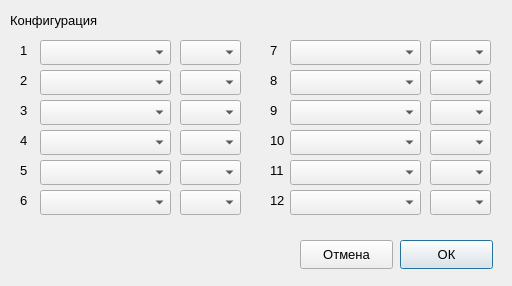
<?xml version="1.0" encoding="UTF-8"?>
<ui version="4.0">
 <class>settingButtonsWindow</class>
 <widget class="QDialog" name="settingButtonsWindow">
  <property name="geometry">
   <rect>
    <x>0</x>
    <y>0</y>
    <width>512</width>
    <height>286</height>
   </rect>
  </property>
  <property name="windowTitle">
   <string>Настройка кнопок пульта оператора</string>
  </property>
  <widget class="QLabel" name="label">
   <property name="geometry">
    <rect>
     <x>10</x>
     <y>10</y>
     <width>121</width>
     <height>20</height>
    </rect>
   </property>
   <property name="font">
    <font>
     <pointsize>10</pointsize>
    </font>
   </property>
   <property name="text">
    <string>Конфигурация</string>
   </property>
  </widget>
  <widget class="QLabel" name="label_2">
   <property name="geometry">
    <rect>
     <x>20</x>
     <y>40</y>
     <width>16</width>
     <height>20</height>
    </rect>
   </property>
   <property name="font">
    <font>
     <pointsize>10</pointsize>
    </font>
   </property>
   <property name="text">
    <string>1</string>
   </property>
  </widget>
  <widget class="QLabel" name="label_3">
   <property name="geometry">
    <rect>
     <x>20</x>
     <y>70</y>
     <width>16</width>
     <height>20</height>
    </rect>
   </property>
   <property name="font">
    <font>
     <pointsize>10</pointsize>
    </font>
   </property>
   <property name="text">
    <string>2</string>
   </property>
  </widget>
  <widget class="QLabel" name="label_4">
   <property name="geometry">
    <rect>
     <x>20</x>
     <y>100</y>
     <width>16</width>
     <height>20</height>
    </rect>
   </property>
   <property name="font">
    <font>
     <pointsize>10</pointsize>
    </font>
   </property>
   <property name="text">
    <string>3</string>
   </property>
  </widget>
  <widget class="QLabel" name="label_6">
   <property name="geometry">
    <rect>
     <x>20</x>
     <y>160</y>
     <width>16</width>
     <height>20</height>
    </rect>
   </property>
   <property name="font">
    <font>
     <pointsize>10</pointsize>
    </font>
   </property>
   <property name="text">
    <string>5</string>
   </property>
  </widget>
  <widget class="QLabel" name="label_7">
   <property name="geometry">
    <rect>
     <x>20</x>
     <y>130</y>
     <width>16</width>
     <height>20</height>
    </rect>
   </property>
   <property name="font">
    <font>
     <pointsize>10</pointsize>
    </font>
   </property>
   <property name="text">
    <string>4</string>
   </property>
  </widget>
  <widget class="QLabel" name="label_8">
   <property name="geometry">
    <rect>
     <x>270</x>
     <y>130</y>
     <width>16</width>
     <height>20</height>
    </rect>
   </property>
   <property name="font">
    <font>
     <pointsize>10</pointsize>
    </font>
   </property>
   <property name="text">
    <string>10</string>
   </property>
  </widget>
  <widget class="QLabel" name="label_10">
   <property name="geometry">
    <rect>
     <x>270</x>
     <y>70</y>
     <width>16</width>
     <height>20</height>
    </rect>
   </property>
   <property name="font">
    <font>
     <pointsize>10</pointsize>
    </font>
   </property>
   <property name="text">
    <string>8</string>
   </property>
  </widget>
  <widget class="QLabel" name="label_11">
   <property name="geometry">
    <rect>
     <x>270</x>
     <y>100</y>
     <width>16</width>
     <height>20</height>
    </rect>
   </property>
   <property name="font">
    <font>
     <pointsize>10</pointsize>
    </font>
   </property>
   <property name="text">
    <string>9</string>
   </property>
  </widget>
  <widget class="QLabel" name="label_12">
   <property name="geometry">
    <rect>
     <x>270</x>
     <y>40</y>
     <width>16</width>
     <height>20</height>
    </rect>
   </property>
   <property name="font">
    <font>
     <pointsize>10</pointsize>
    </font>
   </property>
   <property name="text">
    <string>7</string>
   </property>
  </widget>
  <widget class="QLabel" name="label_13">
   <property name="geometry">
    <rect>
     <x>270</x>
     <y>160</y>
     <width>16</width>
     <height>20</height>
    </rect>
   </property>
   <property name="font">
    <font>
     <pointsize>10</pointsize>
    </font>
   </property>
   <property name="text">
    <string>11</string>
   </property>
  </widget>
  <widget class="QComboBox" name="comboBox">
   <property name="geometry">
    <rect>
     <x>40</x>
     <y>40</y>
     <width>131</width>
     <height>25</height>
    </rect>
   </property>
  </widget>
  <widget class="QComboBox" name="comboBox_2">
   <property name="geometry">
    <rect>
     <x>180</x>
     <y>40</y>
     <width>61</width>
     <height>25</height>
    </rect>
   </property>
  </widget>
  <widget class="QLabel" name="label_9">
   <property name="geometry">
    <rect>
     <x>20</x>
     <y>190</y>
     <width>16</width>
     <height>20</height>
    </rect>
   </property>
   <property name="font">
    <font>
     <pointsize>10</pointsize>
    </font>
   </property>
   <property name="text">
    <string>6</string>
   </property>
  </widget>
  <widget class="QLabel" name="label_14">
   <property name="geometry">
    <rect>
     <x>270</x>
     <y>190</y>
     <width>16</width>
     <height>20</height>
    </rect>
   </property>
   <property name="font">
    <font>
     <pointsize>10</pointsize>
    </font>
   </property>
   <property name="text">
    <string>12</string>
   </property>
  </widget>
  <widget class="QPushButton" name="pushButton">
   <property name="geometry">
    <rect>
     <x>400</x>
     <y>240</y>
     <width>93</width>
     <height>29</height>
    </rect>
   </property>
   <property name="font">
    <font>
     <pointsize>10</pointsize>
    </font>
   </property>
   <property name="text">
    <string>ОК</string>
   </property>
  </widget>
  <widget class="QPushButton" name="close">
   <property name="geometry">
    <rect>
     <x>300</x>
     <y>240</y>
     <width>93</width>
     <height>29</height>
    </rect>
   </property>
   <property name="font">
    <font>
     <pointsize>10</pointsize>
    </font>
   </property>
   <property name="text">
    <string>Отмена</string>
   </property>
  </widget>
  <widget class="QComboBox" name="comboBox_3">
   <property name="geometry">
    <rect>
     <x>180</x>
     <y>70</y>
     <width>61</width>
     <height>25</height>
    </rect>
   </property>
  </widget>
  <widget class="QComboBox" name="comboBox_4">
   <property name="geometry">
    <rect>
     <x>40</x>
     <y>70</y>
     <width>131</width>
     <height>25</height>
    </rect>
   </property>
  </widget>
  <widget class="QComboBox" name="comboBox_5">
   <property name="geometry">
    <rect>
     <x>40</x>
     <y>130</y>
     <width>131</width>
     <height>25</height>
    </rect>
   </property>
  </widget>
  <widget class="QComboBox" name="comboBox_6">
   <property name="geometry">
    <rect>
     <x>40</x>
     <y>100</y>
     <width>131</width>
     <height>25</height>
    </rect>
   </property>
  </widget>
  <widget class="QComboBox" name="comboBox_7">
   <property name="geometry">
    <rect>
     <x>180</x>
     <y>130</y>
     <width>61</width>
     <height>25</height>
    </rect>
   </property>
  </widget>
  <widget class="QComboBox" name="comboBox_8">
   <property name="geometry">
    <rect>
     <x>180</x>
     <y>100</y>
     <width>61</width>
     <height>25</height>
    </rect>
   </property>
  </widget>
  <widget class="QComboBox" name="comboBox_10">
   <property name="geometry">
    <rect>
     <x>40</x>
     <y>160</y>
     <width>131</width>
     <height>25</height>
    </rect>
   </property>
  </widget>
  <widget class="QComboBox" name="comboBox_11">
   <property name="geometry">
    <rect>
     <x>40</x>
     <y>190</y>
     <width>131</width>
     <height>25</height>
    </rect>
   </property>
  </widget>
  <widget class="QComboBox" name="comboBox_12">
   <property name="geometry">
    <rect>
     <x>180</x>
     <y>190</y>
     <width>61</width>
     <height>25</height>
    </rect>
   </property>
  </widget>
  <widget class="QComboBox" name="comboBox_25">
   <property name="geometry">
    <rect>
     <x>180</x>
     <y>160</y>
     <width>61</width>
     <height>25</height>
    </rect>
   </property>
  </widget>
  <widget class="QComboBox" name="comboBox_28">
   <property name="geometry">
    <rect>
     <x>430</x>
     <y>160</y>
     <width>61</width>
     <height>25</height>
    </rect>
   </property>
  </widget>
  <widget class="QComboBox" name="comboBox_9">
   <property name="geometry">
    <rect>
     <x>290</x>
     <y>40</y>
     <width>131</width>
     <height>25</height>
    </rect>
   </property>
  </widget>
  <widget class="QComboBox" name="comboBox_13">
   <property name="geometry">
    <rect>
     <x>430</x>
     <y>100</y>
     <width>61</width>
     <height>25</height>
    </rect>
   </property>
  </widget>
  <widget class="QComboBox" name="comboBox_14">
   <property name="geometry">
    <rect>
     <x>290</x>
     <y>190</y>
     <width>131</width>
     <height>25</height>
    </rect>
   </property>
  </widget>
  <widget class="QComboBox" name="comboBox_15">
   <property name="geometry">
    <rect>
     <x>430</x>
     <y>190</y>
     <width>61</width>
     <height>25</height>
    </rect>
   </property>
  </widget>
  <widget class="QComboBox" name="comboBox_16">
   <property name="geometry">
    <rect>
     <x>290</x>
     <y>70</y>
     <width>131</width>
     <height>25</height>
    </rect>
   </property>
  </widget>
  <widget class="QComboBox" name="comboBox_17">
   <property name="geometry">
    <rect>
     <x>430</x>
     <y>70</y>
     <width>61</width>
     <height>25</height>
    </rect>
   </property>
  </widget>
  <widget class="QComboBox" name="comboBox_18">
   <property name="geometry">
    <rect>
     <x>430</x>
     <y>40</y>
     <width>61</width>
     <height>25</height>
    </rect>
   </property>
  </widget>
  <widget class="QComboBox" name="comboBox_19">
   <property name="geometry">
    <rect>
     <x>290</x>
     <y>130</y>
     <width>131</width>
     <height>25</height>
    </rect>
   </property>
  </widget>
  <widget class="QComboBox" name="comboBox_20">
   <property name="geometry">
    <rect>
     <x>290</x>
     <y>100</y>
     <width>131</width>
     <height>25</height>
    </rect>
   </property>
  </widget>
  <widget class="QComboBox" name="comboBox_21">
   <property name="geometry">
    <rect>
     <x>290</x>
     <y>160</y>
     <width>131</width>
     <height>25</height>
    </rect>
   </property>
  </widget>
  <widget class="QComboBox" name="comboBox_22">
   <property name="geometry">
    <rect>
     <x>430</x>
     <y>130</y>
     <width>61</width>
     <height>25</height>
    </rect>
   </property>
  </widget>
 </widget>
 <resources/>
 <connections/>
</ui>
